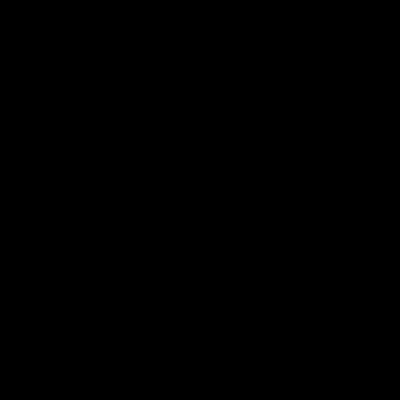
Frame 1 (no input)
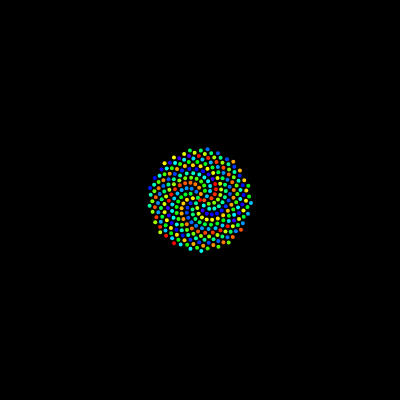
Frame 60 (no input)
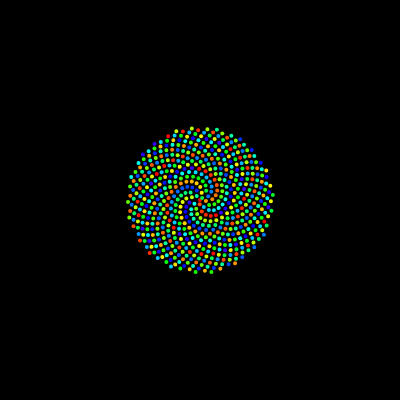
Frame 120 (the mouse pressed at the canvas centre since frame 60)

The p5.js sketch that drew these frames (run headless with seeded random() and noise() and a simulated clock; from frame 60 on, the mouse is pressed at the canvas centre):

// p5.js sketch
// ── sketch.js

// https://en.wikipedia.org/wiki/Phyllotaxis
// https://ko.wikipedia.org/wiki/%EC%9E%8E%EC%B0%A8%EB%A1%80
// http://algorithmicbotany.org/papers/abop/abop-ch4.pdf

/*
   Phyllotaxis : 잎차례(엽서) : 잎 배열의 규칙성
   the arrangement of leaves on a plant stem
   (from Ancient Greek phýllon "leaf" and táxis "arrangement")
   Phyllotactic spirals form a distinctive class of patterns in nature. 

    phi = n * 137.5 deg, r = c * sqrt(n)
      where n : index of floret, counting outward
            c : any constant (scale factor)
    137.5 deg --> related to golden ratio (also called golden mean, golden section)
*/

let n = 0;
let c = 3;
const points = [];
let start = 0;

function setup() {
    createCanvas(400, 400);
    angleMode(DEGREES);
    colorMode(HSB);
}

function draw() {
    background(0);
    translate(width / 2, height / 2);  // move to center of screen
    
    // for each drawing frame, rotate 0.3n degrees (animation effect)
    rotate(n * 0.3);
    for (let i = 0; i < n; i++) {
        const a = i * 137.5;
        const r = c * sqrt(i);
        const x = r * cos(a);  // x coord in polar coordinates
        const y = r * sin(a);  // y coord in polar coordinates
        // const hu = map(sin(start + i * 0.5), -1, 1, 0, 360);  // color animation effect
        fill(a % 256, 255, 255);
        noStroke();
        ellipse(x, y, 4, 4);
    }
    n += 5;
    start += 5;
}
